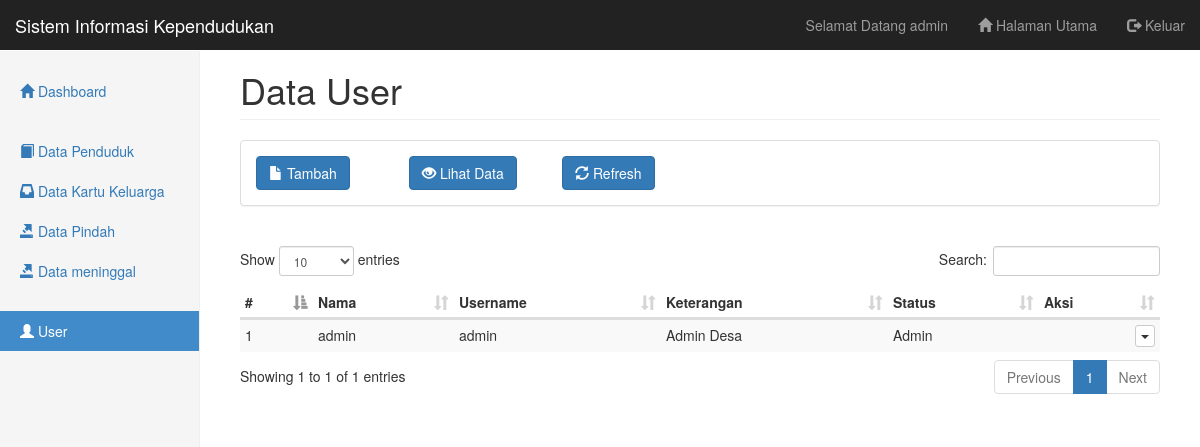
The app's page /pages/user/index.php (signed in) with its own data.
### tables this page shows
CREATE TABLE `user` (
  `id_user` int(11) NOT NULL,
  `nama_user` varchar(45) NOT NULL,
  `username_user` varchar(20) NOT NULL,
  `password_user` varchar(32) NOT NULL,
  `keterangan_user` text NOT NULL,
  `status_user` enum('Admin','RT','RW') NOT NULL,
  `desa_kelurahan_user` varchar(30) NOT NULL,
  `kecamatan_user` varchar(30) NOT NULL,
  `kabupaten_kota_user` varchar(30) NOT NULL,
  `provinsi_user` varchar(30) NOT NULL,
  `negara_user` varchar(30) NOT NULL,
  `rt_user` varchar(3) NOT NULL,
  `rw_user` varchar(3) NOT NULL,
  `created_at` timestamp NOT NULL DEFAULT current_timestamp() ON UPDATE current_timestamp(),
  `updated_at` timestamp NOT NULL DEFAULT '0000-00-00 00:00:00'
);

### pages/user/data-index.php (called while the page is built)
<?php
include('../../config/koneksi.php');
$query = "SELECT * FROM user";
$hasil = mysqli_query($db, $query);
$data_user = array();
while ($row = mysqli_fetch_assoc($hasil)) {
  $data_user[] = $row;
}

### pages/user/index.php (the view, shortened to what this page needs)
<?php include('../_partials/top.php') ?>
<h1 class="page-header">Data User</h1>
<?php include('_partials/menu.php') ?>
<?php include('data-index.php') ?>
<table class="table table-striped table-condensed table-hover" id="datatable">
  <thead>
    <tr>
      <th>#</th>
      <th>Nama</th>
      <th>Username</th>
      <th>Keterangan</th>
      <th>Status</th>
      <th>Aksi</th>
    </tr>
  </thead>
  <tbody>
    <?php foreach ($data_user as $user) : ?>
    <tr>
      <td><?php echo $user['id_user'] ?></td>
      <td><?php echo $user['nama_user'] ?></td>
      <td><?php echo $user['username_user'] ?></td>
      <td><?php echo $user['keterangan_user'] ?></td>
      <td><?php echo $user['status_user'] ?></td>
      <td>
        <div class="btn-group pull-right">
          <button type="button" class="btn btn-default btn-xs dropdown-toggle" data-toggle="dropdown" aria-expanded="true">
          <span class="caret"></span>
          </button>
        </div>
      </td>
    </tr>
    <?php endforeach ?>
  </tbody>
</table>
<?php include('../_partials/bottom.php') ?>

### assets/css/dashboard.css (style rules this page uses)
body { padding-top: 50px; }
.main .page-header { margin-top: 0; }

### records on screen
user: id_user "1", nama_user "admin", username_user "admin", keterangan_user "Admin Desa", status_user "Admin"

### other values on screen
$_SESSION['user']['nama_user'] "admin"
